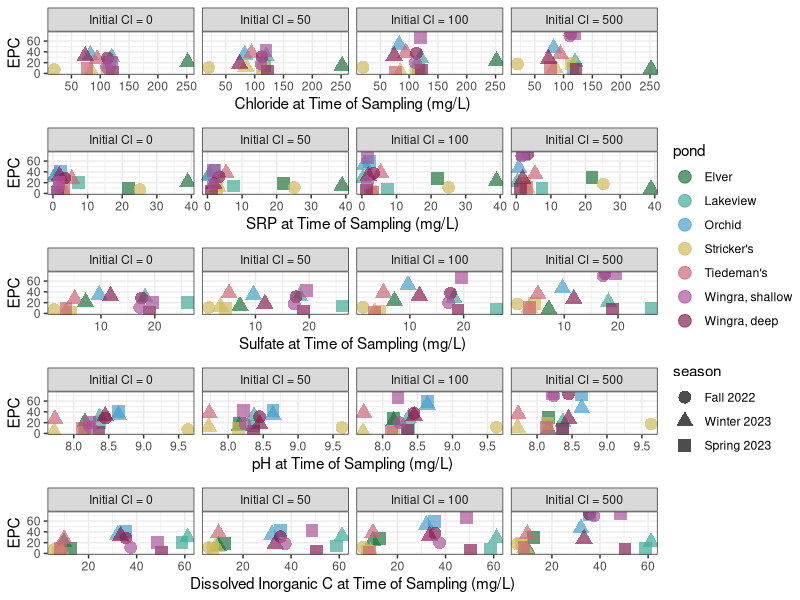
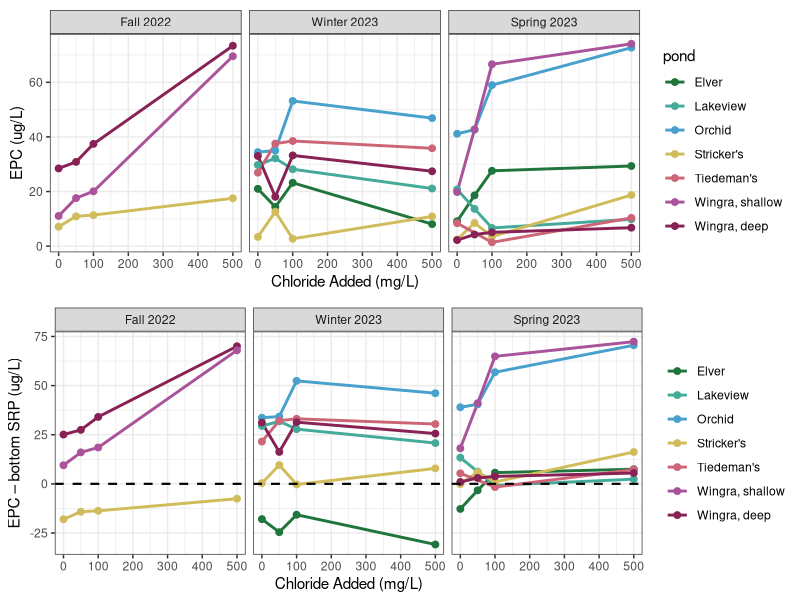

The R script that drew these images, in order:
# Salty P Analysis
# G. Wilkinson, code adapted from E. Albright
library(tidyverse)
library(RColorBrewer)
library(ggpubr)

raw <- read_csv("saltyP_allData_allSeasons_final.csv") 

# REASSEMBLE THE DATA FRAME, CALCULATE P MASS
delta = raw %>%
  mutate(srp_flag = case_when(is.na(.$srp_flag) ~ "keep",
                              TRUE ~ srp_flag)) %>%
  filter(!srp_flag == "remove") %>%

  # Calculate the difference in P after shaking, units = mg/L
  mutate(deltaSRPconc = (InitialP/1000) - (srp/1000)) %>%
  # Calculate change in SRP as mass, Units = mg
  mutate(deltaSRPmass = deltaSRPconc*0.04) %>% #40 mL solution
  # Calculate the change in SRP mass per gram of dry sediment.
  # Units=mgP/g dry sediment
  mutate(deltaP = deltaSRPmass/sediment_mass) %>%
  
  # Calculate the difference in chloride after shaking, units = mg/L 
  mutate(deltaChlorideconc = chloride - InitialCl) %>%
  # Calculate change in chloride as mass, Units = mg
  mutate(deltaChloridemass = deltaChlorideconc*0.04) %>% #40 mL solution 
  # Calculate the change in chloride mass per gram of dry sediment. 
  # Units=mg Cl/g dry sediment
  mutate(deltaCl = deltaChloridemass/sediment_mass) %>%
  
  #select down to the important columns
  select(pond, season, InitialP, InitialCl, deltaP, deltaCl) %>%
  mutate(season = case_when(season == 'fall' ~ "Fall 2022",
                            season == 'winter' ~ "Winter 2023",
                            TRUE ~ 'Spring 2023')) %>%
  mutate(season = factor(season, levels = c("Fall 2022", "Winter 2023", "Spring 2023")))

# # FIGURE =======================================
# ## Sediment P sorption capacity among ponds and seasons - the data that EPC is calculated from
# ggplot(delta, aes(x = InitialP/1000, y = deltaP)) +
#   geom_point(size = 2, alpha = 0.75, aes(colour = as.factor(InitialCl))) + 
#   geom_line(size = 1, alpha = 0.75, aes(colour = as.factor(InitialCl))) +
#   scale_color_brewer(palette = "Oranges") +
#   theme_bw() +
#   guides(color = guide_legend(title = "Chloride (mg/L)")) +
#   geom_hline(yintercept = 0, color = 'white' , linetype = 'dashed') +
#   facet_grid(season~pond) +
#   ylab("P in Solution after Incubation (mg P/g dry sediment)") + 
#   xlab("Initial P added to Solution (mg/L)")


#===================================================
# Calculate EPC
## Need to create a data frame of the intercept and slope for each pond, season, and initial chloride
epc = delta %>%
  mutate(InitialP = InitialP/1000) %>%
  group_by(pond, season, InitialCl) %>% 
  summarise(slope = as.numeric(lm(deltaP ~ InitialP)$coefficients[2]),
            slope_error = as.numeric(summary(lm(deltaP ~ InitialP))$coefficients[2,'Std. Error']),
            intercept = as.numeric(lm(deltaP ~ InitialP)$coefficients[1]),
            r2 = summary(lm(deltaP ~ InitialP))$r.squared,
            epc = ((0 - intercept)/slope)*1000) %>%
  ungroup() %>%
  mutate(pond = factor(pond, levels = c("elver", "lakeview", "orchid", 
                                        "strickers", "tiedemans", 
                                        "wingra shallow", "wingra deep")))

# Delta P regressions
# ggplot(delta %>% filter(pond == "wingra deep"), 
#        aes(y = deltaP, x = InitialP, color = season)) + 
#   geom_point(size = 2) + geom_line() +
#   facet_grid(InitialCl~season, scale = "free_x") + 
#   theme_bw() + 
#   geom_smooth(method = "lm")

## EPC vs Initial Chloride -- organized by season, pond = color
gg_epc_season =
  ggplot(epc, aes(x = InitialCl, y = epc, color = pond)) + 
  geom_line(linewidth = 1) + geom_point(size = 2) + 
  scale_color_manual(labels = c("Elver", "Lakeview", "Orchid", 
                                "Stricker's", "Tiedeman's", 
                                "Wingra, shallow", "Wingra, deep"),
                     values = c("#20753D", "#44AA99", "#48A0CC", 
                                "#D0BC5A", "#CC6677", "#A9539A", "#882255")) +
  # scale_y_continuous(transform = "log10") +
  theme_bw() +
  facet_wrap(~season) +
  theme(plot.margin = unit(c(0.1,0.1,0.1,0.1), "inches")) +
  xlab("Chloride Added (mg/L)") + ylab('EPC (ug/L)') 


### Comparing Spring EPC to Bottom Water SRP
bottomSRP = read_csv("epc_coordinates.csv")

epc_comparison = left_join(epc, bottomSRP, 
                           by = c("pond", "season")) %>%
  mutate(epc_effect = epc - bottomSRP,
         season = factor(season, 
                         levels = c('Fall 2022', 
                                    "Winter 2023", 
                                    "Spring 2023")),
         pond = factor(pond, levels = c("elver", "lakeview", "orchid", 
                                        "strickers", "tiedemans", 
                                        "wingra shallow", "wingra deep")),
         InitialCl_label = case_when(InitialCl == 0 ~ "Initial Cl = 0",
                                     InitialCl == 50 ~ "Initial Cl = 50",
                                     InitialCl == 100 ~ "Initial Cl = 100",
                                     InitialCl == 500 ~ "Initial Cl = 500"),
         InitialCl_label = factor(InitialCl_label, 
                                  levels = c("Initial Cl = 0", "Initial Cl = 50", 
                                             "Initial Cl = 100", "Initial Cl = 500")))

gg_epc_minus_hypoSRP = 
  ggplot(epc_comparison, 
       aes(x = InitialCl, y = epc_effect, color = pond)) +
  geom_line(linewidth = 1) + geom_point(size = 2) + 
  scale_color_manual(labels = c("Elver", "Lakeview", "Orchid", 
                                "Stricker's", "Tiedeman's", 
                                "Wingra, shallow", "Wingra, deep"),
                     values = c("#20753D", "#44AA99", "#48A0CC", 
                                "#D0BC5A", "#CC6677", "#A9539A", "#882255")) +
  geom_hline(yintercept = 0, 
             linetype = 'dashed', 
             linewidth = 0.75) +
  facet_wrap(facet = "season") +
  theme_bw() + theme(legend.title = element_blank()) +
  xlab("Chloride Added (mg/L)") + 
  ylab("EPC – bottom SRP (ug/L)")

ggsave("epc_season_vs_bottomSRP.pdf",
  ggarrange(gg_epc_season, gg_epc_minus_hypoSRP, nrow = 2), 
  height = 4.4, width = 6.5, units = "in")

# =====================================
gg_epc_chloride = 
  ggplot(epc_comparison, 
       aes(x = chloride, y = epc)) + 
  geom_point(size = 4, alpha = 0.7, aes(color = pond, shape = season)) + 
  scale_color_manual(
    labels = c("Elver", "Lakeview", "Orchid", 
               "Stricker's", "Tiedeman's", 
               "Wingra, shallow", "Wingra, deep"),
    values = c("#20753D", "#44AA99", 
               "#48A0CC", "#D0BC5A", 
               "#CC6677", "#A9539A", "#882255")) +
  facet_wrap(~InitialCl_label, nrow = 1) +
  theme_bw() + 
  ylab("EPC") + xlab("Chloride at Time of Sampling (mg/L)") 

gg_epc_srp = 
  ggplot(epc_comparison, 
         aes(x = bottomSRP, y = epc)) + 
  geom_point(size = 4, alpha = 0.7, aes(color = pond, shape = season)) + 
  scale_color_manual(
    labels = c("Elver", "Lakeview", "Orchid", 
               "Stricker's", "Tiedeman's", 
               "Wingra, shallow", "Wingra, deep"),
    values = c("#20753D", "#44AA99", 
               "#48A0CC", "#D0BC5A", 
               "#CC6677", "#A9539A", "#882255")) +
  facet_wrap(~InitialCl_label, nrow = 1) +
  theme_bw() + 
  ylab("EPC") + xlab("SRP at Time of Sampling (mg/L)")

gg_epc_sulfate = 
  ggplot(epc_comparison, 
         aes(x = sulfate, y = epc)) + 
  geom_point(size = 4, alpha = 0.7, aes(color = pond, shape = season)) + 
  scale_color_manual(
    labels = c("Elver", "Lakeview", "Orchid", 
               "Stricker's", "Tiedeman's", 
               "Wingra, shallow", "Wingra, deep"),
    values = c("#20753D", "#44AA99", 
               "#48A0CC", "#D0BC5A", 
               "#CC6677", "#A9539A", "#882255")) +
  facet_wrap(~InitialCl_label, nrow = 1) +
  theme_bw() + 
  ylab("EPC") + xlab("Sulfate at Time of Sampling (mg/L)")

gg_epc_pH = 
  ggplot(epc_comparison, 
         aes(x = pH, y = epc)) + 
  geom_point(size = 4, alpha = 0.7, aes(color = pond, shape = season)) + 
  scale_color_manual(
    labels = c("Elver", "Lakeview", "Orchid", 
               "Stricker's", "Tiedeman's", 
               "Wingra, shallow", "Wingra, deep"),
    values = c("#20753D", "#44AA99", 
               "#48A0CC", "#D0BC5A", 
               "#CC6677", "#A9539A", "#882255")) +
  facet_wrap(~InitialCl_label, nrow = 1) +
  theme_bw() + 
  ylab("EPC") + xlab("pH at Time of Sampling (mg/L)")

gg_epc_dic = 
  ggplot(epc_comparison, 
         aes(x = dic, y = epc)) + 
  geom_point(size = 4, alpha = 0.7, aes(color = pond, shape = season)) + 
  scale_color_manual(
    labels = c("Elver", "Lakeview", "Orchid", 
               "Stricker's", "Tiedeman's", 
               "Wingra, shallow", "Wingra, deep"),
    values = c("#20753D", "#44AA99", 
               "#48A0CC", "#D0BC5A", 
               "#CC6677", "#A9539A", "#882255")) +
  facet_wrap(~InitialCl_label, nrow = 1) +
  theme_bw() + 
  ylab("EPC") + xlab("Dissolved Inorganic C at Time of Sampling (mg/L)")

ggarrange(gg_epc_chloride, gg_epc_srp, gg_epc_sulfate, gg_epc_pH, gg_epc_dic, 
          nrow = 5, legend = "right", common.legend = TRUE)


# # # # FIGURE ==========================================
# # # # Chloride exchange ===============================
# combo = left_join(delta, epc, by = c("pond", "season", "InitialCl")) %>%
#   filter(!is.na(deltaCl))
#   # mutate(InitialCl = factor(InitialCl, levels = c("0", "50", "100", "500")))
# # filter(!deltaCl > 2)
# 
# 
# ## EPC vs Initial Chloride -- organized by pond, season = color
# ggplot(combo, aes(x = deltaCl, y = epc, color = pond, shape = season, size = InitialCl)) +
#   geom_point() +
#   geom_polygon(aes(color = pond, fill = pond), alpha = 0.5) +
#   scale_fill_manual(labels = c("Elver", "Lakeview", "Orchid",
#                                 "Stricker's", "Tiedeman's",
#                                 "Wingra, shallow", "Wingra, deep"),
#                      values = c("#20753D", "#44AA99", "#48A0CC",
#                                 "#D0BC5A", "#CC6677", "#A9539A", "#882255")) +
#   scale_color_manual(values = c("#20753D", "#44AA99", "#48A0CC",
#                                 "#D0BC5A", "#CC6677", "#A9539A", "#882255")) +
#   theme_bw() + guides(color = FALSE) +
#   xlab("Change in Chloride (mg Cl/g dry sediment)") +
#   ylab("Equilibrium P Concentration (ug/L)") +
#   # region of low P sorption, chloride sorbed or low exchange
#   annotate(geom = "text", label = "1", x = -0.4, y = 70, color = "black", size = 6) +
#   # region of high P sorption, chloride sorbed or low exchange
#   annotate(geom = "text", label = "2", x = -0.4, y = 3, color = "black", size = 6) +
#   # region of High P sorption, chloride release from sediments
#   annotate(geom = "text", label = "3", x = 9.5, y = 3, color = "black", size = 6)
# 
# 
